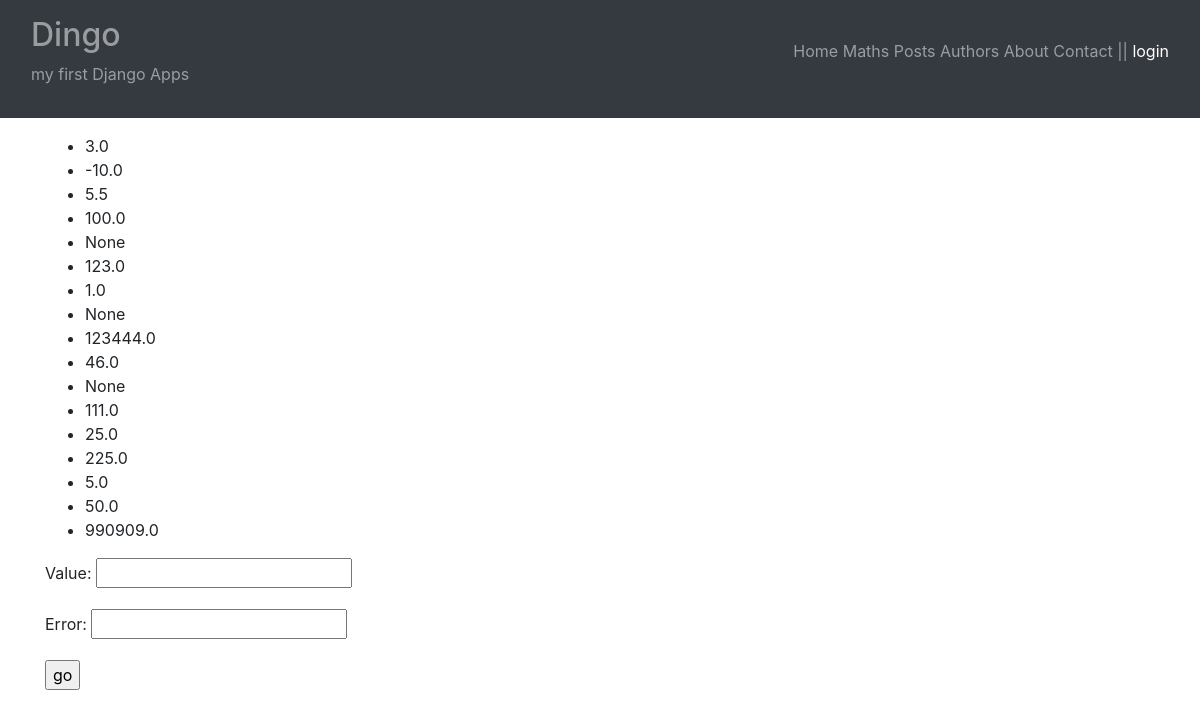
/maths/results/, run on the app's committed database.
### maths/models.py (models this page shows)
class Result(models.Model):
    value = models.FloatField(blank=True, null=True, unique=True)
    error = models.CharField(
        max_length=255,
        null=True,
        blank=True,
        unique=True
    )
    class Meta:
            constraints = [
                models.CheckConstraint(
                    name="%(app_label)s_%(class)s_value_error_together",
                    check=(
                        models.Q(
                            value__isnull=False,
                            error__isnull=True,
                        )
                        | models.Q(
                            value__isnull=True,
                            error__isnull=False,
                        )
                    ),
                )
            ]
    def __str__(self):
        return f"{self.value}"

### maths/views.py (the view, shortened to what this page needs)
# urls.py: path("results/", results_list, name="results")
def results_list(request):
    form = ResultForm()
    results = Result.objects.all()
    return render(
        request=request,
        template_name="maths/results.html",
        context={
            "results": results,
            "form": form,
        }
    )

### maths/forms.py (shortened to what this page needs)
class ResultForm(forms.ModelForm):
    class Meta:
        model = Result
        fields = "__all__"

### maths/templates/maths/results.html (shortened to what this page needs)
{% extends "main.html" %}
{% block content %}
   <ul>
       {% for r in results %}
           <li>{{ r }}</li>
       {% endfor %}
   </ul>
   <form method="post">
       {{ form.as_p }}
       <input type="submit" value="go">
   </form>
{% endblock %}

### data on the page
Result: value "3.0"
Result: value "-10.0"
Result: value "5.5"
Result: value "100.0"
Result: value "None"
Result: value "123.0"
Result: value "1.0"
Result: value "None"
Result: value "123444.0"
Result: value "46.0"
Result: value "None"
Result: value "111.0"
Result: value "25.0"
Result: value "225.0"
Result: value "5.0"
Result: value "50.0"
Result: value "990909.0"
